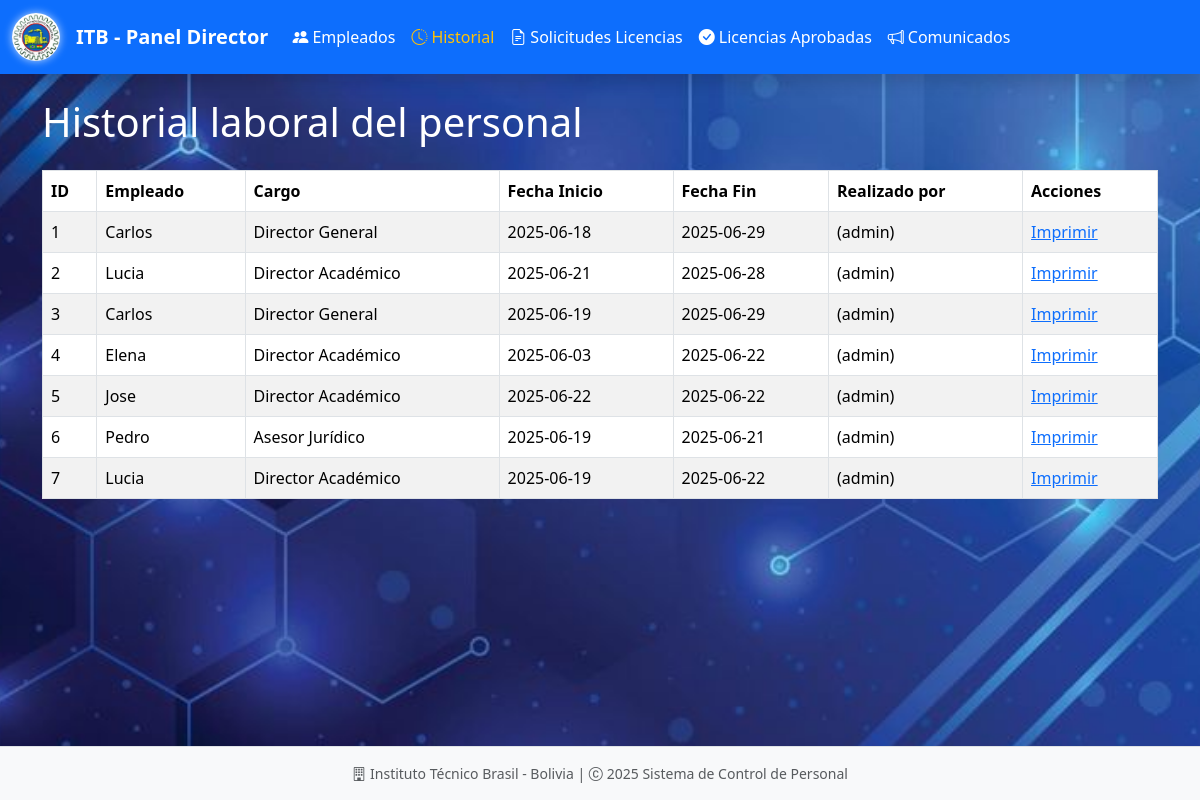
Screenshot of /director/historiales/ with the database file from the repository.
### models/historial_model.py (models this page shows, shortened)
class Historial(db.Model):
    __tablename__ = "historial_laboral"
    id = db.Column(db.Integer, primary_key=True)
    empleado_id = db.Column(db.Integer, db.ForeignKey('empleados.id'), nullable=False)
    cargo = db.Column(db.String(100), nullable=False)
    fecha_inicio = db.Column(db.Date, nullable=False)
    fecha_fin = db.Column(db.Date)
    usuario_id = db.Column(db.Integer, db.ForeignKey('usuarios.id'), nullable=False)
    empleado = db.relationship('Empleado', back_populates='historial_laboral')
    usuario = db.relationship('Usuario', back_populates='historiales')
    @staticmethod
    def get_all():
        return Historial.query.all()

### models/empleado_model.py (models this page shows, shortened)
class Empleado(db.Model):
    __tablename__ = "empleados"
    id = db.Column(db.Integer, primary_key=True)
    nombre = db.Column(db.String(255), nullable=False)
    apellido = db.Column(db.String(255), nullable=False)
    ci = db.Column(db.String(20), nullable=False, unique=True)
    email = db.Column(db.String(255), nullable=False, unique=True)
    telefono = db.Column(db.String(20), nullable=False)
    fecha = db.Column(db.DateTime, nullable=False, default=datetime.utcnow)
    cargo_id = db.Column(db.Integer, db.ForeignKey('cargos.id'), nullable=False)
    cargo = db.relationship('Cargo', back_populates='empleados')
    usuarios = db.relationship('Usuario', back_populates='empleado', uselist=False)
    asistencias = db.relationship('Asistencia', back_populates='empleado', cascade='all, delete-orphan')
    historial_laboral = db.relationship('Historial', back_populates='empleado', cascade='all, delete-orphan')
    licencias_aprobadas = db.relationship('LicenciaAprobada', back_populates='empleado', cascade='all, delete-orphan')
    solicitudes_licencia = db.relationship('SolicitudLicencia', back_populates='empleado', cascade='all, delete-orphan')
    def delete(self):
        db.session.delete(self)
        db.session.commit()

### models/usuario_model.py (models this page shows, shortened)
class Usuario(db.Model):
    __tablename__ = "usuarios"
    id = db.Column(db.Integer, primary_key=True)
    username = db.Column(db.String(50), nullable=False, unique=True)
    password = db.Column(db.String(255), nullable=False)
    empleado_id = db.Column(db.Integer, db.ForeignKey('empleados.id'), nullable=False)
    rol_id = db.Column(db.Integer, db.ForeignKey('roles.id'), nullable=False)
    rol = db.relationship('Rol', back_populates='usuarios')
    empleado = db.relationship('Empleado', back_populates='usuarios')
    comunicados = db.relationship('Comunicado', back_populates='usuario', cascade='all, delete-orphan')
    historiales = db.relationship('Historial', back_populates='usuario', cascade='all, delete-orphan')
    def delete(self):
        db.session.delete(self)
        db.session.commit()

### controllers/historial_controller.py (the view)
@historial_director_bp.route('/')
def index_director():
    historiales = Historial.get_all()
    return historial_view.director_list(historiales)

### run.py (called while the page is built)
@app.context_processor
def inject_active_path():
    def is_active(path):
        return 'active' if request.path == path else ''
    return(dict(is_active = is_active))

### views/historial_view.py (called while the page is built)
def director_list(historiales):
    return render_template('director/historial/index.html', historiales=historiales)

### templates/director/historial/index.html (shortened to what this page needs)
{% extends 'director/base.html' %}
{% block content %}
<h1 class="mb-4">Historial laboral del personal</h1>
<table class="table table-striped table-bordered table-hover">
    <thead class="thead-dark">
        <tr>
            <th>ID</th>
            <th>Empleado</th>
            <th>Cargo</th>
            <th>Fecha Inicio</th>
            <th>Fecha Fin</th>
            <th>Realizado por</th>
            <th>Acciones</th>
        </tr>
    </thead>
    <tbody>
        {% for item in historiales %}
        <tr>
            <td>{{ item.id }}</td>
            <td>{{ item.empleado.nombre if item.empleado else 'No definido' }}</td>
            <td>{{ item.cargo or 'No definido' }}</td>
            <td>{{ item.fecha_inicio.strftime('%Y-%m-%d') if item.fecha_inicio else 'Sin fecha' }}</td>
            <td>{{ item.fecha_fin.strftime('%Y-%m-%d') if item.fecha_fin else 'Sin fecha' }}</td>
            <td>{{ (item.usuario.nombre ~ ' (' ~ item.usuario.username ~ ')') if item.usuario else 'No definido' }}</td>
            <td>
                <a href="{{ url_for('historial_director.imprimir_director', empleado_id=item.empleado_id) }}">
                    Imprimir
                </a>
            </td>
        </tr>
        {% endfor %}
    </tbody>
</table>
{% endblock %}

### static/style/style_director.css (style rules this page uses)
:root { --primary-color: #0d6efd; --secondary-color: #6c757d; --success-color: #198754; --info-color: #0dcaf0; --warning-color: #ffc107; --danger-color: #dc3545; --light-color: #f8f9fa; --dark-color: #212529; --page-bg: url('/static/images/background.jpg') no-repeat center center fixed; --page-bg-size: cover; }
body { font-family: 'Segoe UI', Tahoma, Geneva, Verdana, sans-serif; background: var(--page-bg); background-size: var(--page-bg-size); color: #ffffff; min-height: 100vh; display: flex; flex-direction: column; }

### rows the page displays
Historial: id "1", empleado "Carlos", cargo "Director General", fecha_inicio "2025-06-18", fecha_fin "2025-06-29"
Usuario: username "(admin)"
Historial: id "2", empleado "Lucia", cargo "Director Académico", fecha_inicio "2025-06-21", fecha_fin "2025-06-28"
Historial: id "3", empleado "Carlos", cargo "Director General", fecha_inicio "2025-06-19", fecha_fin "2025-06-29"
Historial: id "4", empleado "Elena", cargo "Director Académico", fecha_inicio "2025-06-03", fecha_fin "2025-06-22"
Historial: id "5", empleado "Jose", cargo "Director Académico", fecha_inicio "2025-06-22", fecha_fin "2025-06-22"
Historial: id "6", empleado "Pedro", cargo "Asesor Jurídico", fecha_inicio "2025-06-19", fecha_fin "2025-06-21"
Historial: id "7", empleado "Lucia", cargo "Director Académico", fecha_inicio "2025-06-19", fecha_fin "2025-06-22"
